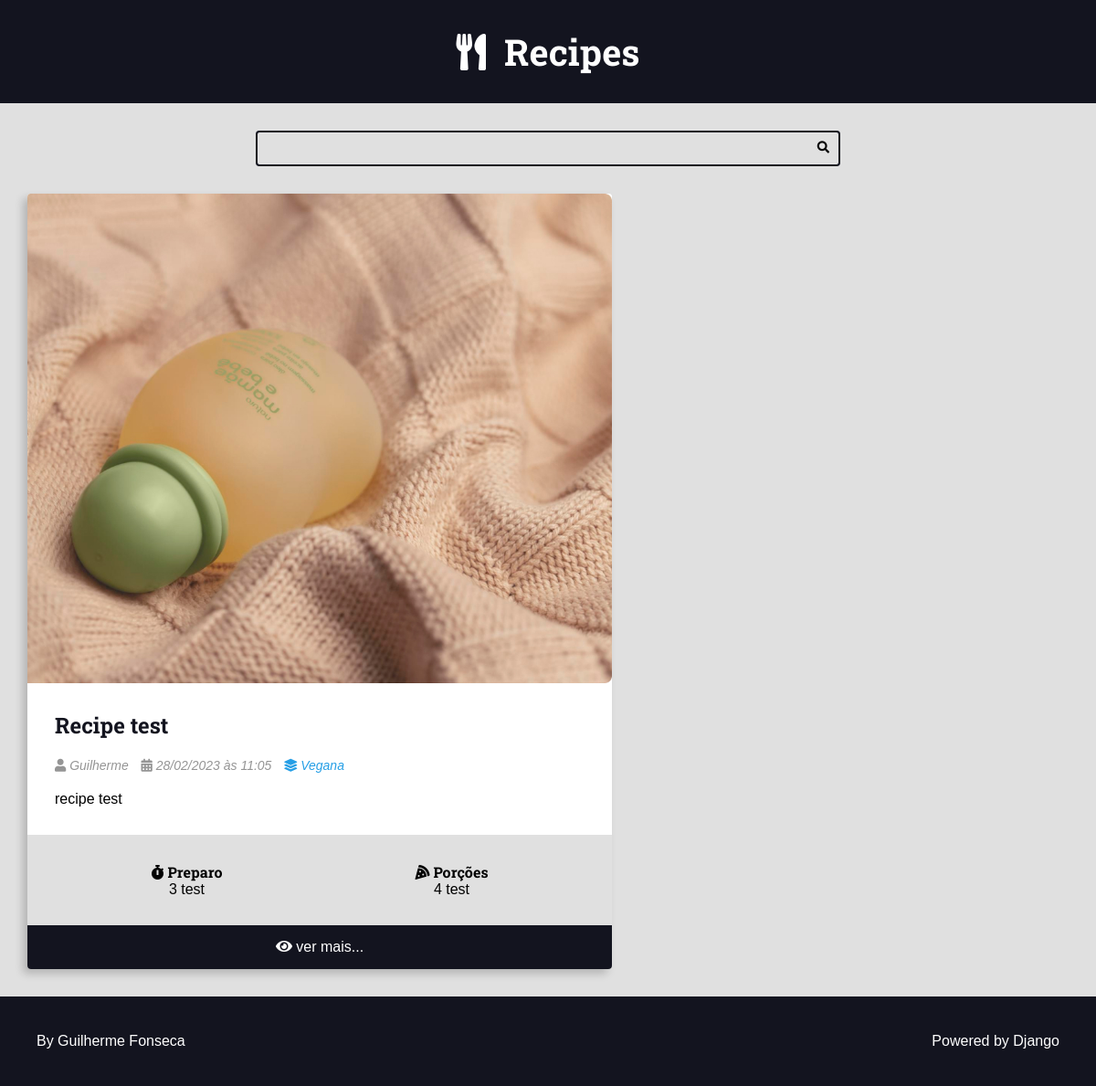
The app's page /, older data.
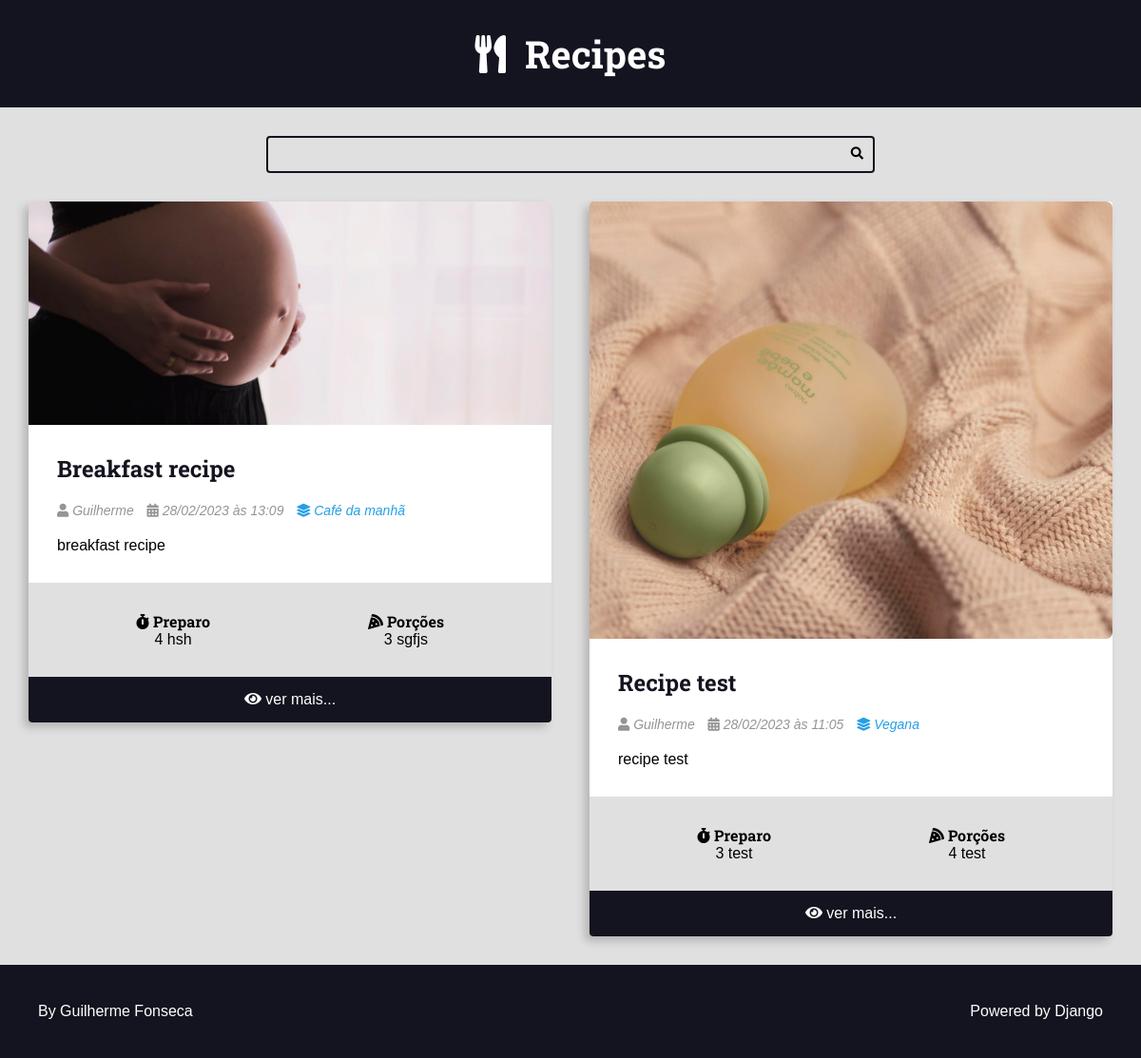
The same page, newer data.
### recipes/models.py (models this page shows, shortened)
class Recipe(models.Model):
    title = models.CharField(max_length=65)
    description = models.CharField(max_length=165)
    slug = models.SlugField()
    preparation_time = models.IntegerField()
    preparation_time_unit = models.CharField(max_length=65)
    servings = models.IntegerField()
    servings_unit = models.CharField(max_length=65)
    preparation_steps = models.TextField()
    preparation_steps_is_html = models.BooleanField(default=False)
    created_at = models.DateTimeField(auto_now_add=True)
    update_at = models.DateTimeField(auto_now=True)
    is_published = models.BooleanField(default=False)
    cover = models.ImageField(upload_to='recipes/cover/%Y/%m/%d/')
    category = models.ForeignKey(Category, on_delete=models.SET_NULL, null=True, blank=True, default=None)
    author = models.ForeignKey(User, on_delete=models.SET_NULL, null=True)

class Category(models.Model):
    name = models.CharField(max_length=65)

### recipes/views.py (the view)
# urls.py: 2. Add a URL to urlpatterns:  path('', views.home, name='home')
def home(request):
    recipes = Recipe.objects.filter(
        is_published=True,
    ).order_by("-id")
    return render(
        request, "recipes/pages/home.html", context={"recipes": recipes}
    )

### recipes/templates/recipes/pages/home.html (shortened to what this page needs)
{%extends 'global/base.html' %}
{%block content%}
    <div class="main-content main-content-list container">
        {% for recipe in recipes %}
    {% include 'recipes/partials/recipe.html' %}
{% empty %}
    <div class="center m-y">
        <h1>No recipes found here 🥲</h1>
    </div>
{% endfor %}
    </div>
 {%endblock%}

### base_templates/global/base.html (shortened to what this page needs)
{%include 'recipes/partials/header.html'%}
{%include 'recipes/partials/search.html'%}
<!DOCTYPE html>
<html lang="pt-BR">
<head>
    {% include 'recipes/partials/head.html' %}
</head>
<main class="main-content-container">
   {% block content %}
   {% endblock %}
    </main>
    {% include 'recipes/partials/footer.html' %}

### recipes/templates/recipes/partials/header.html
<header class="main-header-container">
    <div class="main-header container">
        <h1>
            <a class="main-logo" href="{% url 'recipes:home' %}">
                <i class="fas fa-utensils main-logo-icon"></i>
                <span class="main-logo-text">Recipes</span>
            </a>
        </h1>
    </div>
</header>

### recipes/templates/recipes/partials/search.html
<div class="search-container">
    <div class="container">
        <form action="" class="search-form">
            <input type="search" class="search-input" name="search">
            <button type="submit" class="search-button"><i class="fas fa-search"></i></button>
        </form>
    </div>
</div>

### recipes/templates/recipes/partials/head.html (shortened to what this page needs)
{% load static %}
<link rel="stylesheet" href="https://cdnjs.cloudflare.com/ajax/libs/font-awesome/5.15.4/css/fontawesome.min.css"
 />
<link rel="stylesheet" href="https://cdnjs.cloudflare.com/ajax/libs/font-awesome/5.15.4/css/brands.min.css"
 />
<link rel="stylesheet" href="https://cdnjs.cloudflare.com/ajax/libs/font-awesome/5.15.4/css/solid.min.css"
 />
    <link rel="stylesheet" href="{% static 'recipes/css/styles.css' %}">
<link rel="stylesheet" href="{% static 'global/css/global-style.css' %}">

### recipes/templates/recipes/partials/recipe.html (shortened to what this page needs)
<div class="recipe recipe-list-item">
    <div class="recipe-cover">
        <a href="{% url 'recipes:recipe' recipe.id %}">
            <img src="{{ recipe.cover.url }}" alt="Temporário">
        </a>
    </div>
    <div class="recipe-title-container">
        <h2 class="recipe-title">
            <a href="{% url 'recipes:recipe' recipe.id %}">
                {{ recipe.title }}
            </a>
        </h2>
    </div>
    <div class="recipe-author">
        {%if recipe.author is not None %}
        <span class="recipe-author-item">
            <i class="fas fa-user"></i>
            {%if recipe.author.first_name %}
            {{ recipe.author.first_name }} {{ recipe.author.last_name }}
            {% else %}
            {{recipe.author.username}}
            {%endif%}
        </span>
        {%endif%}
        <span class="recipe-author-item">
            <i class="fas fa-calendar-alt"></i>
            {{ recipe.created_at|date:"d/m/Y" }} às {{ recipe.created_at|date:"H:i" }}
        </span>
        {%if recipe.category is not None%}
        <span class="recipe-author-item">
            <a href="{% url 'recipes:category' recipe.category.id%}">
                <i class="fas fa-layer-group"></i>
                <span>{{ recipe.category.name }}</span>
            </a>
        </span>
        {%endif%}
    </div>
    <div class="recipe-content">
        <p>{{ recipe.description }}</p>
    </div>
    <div class="recipe-meta-container">
        <div class="recipe-meta recipe-preparation">
            <h3 class="recipe-meta-title"><i class="fas fa-stopwatch"></i> Preparo</h3>
            <div class="recipe-meta-text">
                {{ recipe.preparation_time }} {{ recipe.preparation_time_unit }}
            </div>
        </div>
        <div class="recipe-meta recipe-servings">
            <h3 class="recipe-meta-title"><i class="fas fa-pizza-slice"></i> Porções</h3>
            <div class="recipe-meta-text">
                {{ recipe.servings }} {{ recipe.servings_unit }}
            </div>
        </div>
    </div>
    {% if is_detail_page is not True %}
    <footer class="recipe-footer">
        <a class="recipe-read-more button button-dark button-full-width" href="{% url 'recipes:recipe' recipe.id %}">
            <i class="fas fa-eye"></i>
            <span>ver mais...</span>
        </a>
    </footer>
{% endif %}
</div>

### recipes/templates/recipes/partials/footer.html
<footer class="main-footer">
    <div class="developer">
      <a href="#" target="_blank" rel="noreferrer noopener">By Guilherme Fonseca</a>
    </div>
    <div class="powered">
      <a href="https://www.djangoproject.com/" target="_blank" rel="noreferrer noopener">Powered by Django</a>
    </div>
  </footer>

### recipes/static/recipes/css/styles.css (style rules this page uses)
:root { --color-primary: #269fe6; --color-primary-hover: #2086c2; --color-primary-dark: #13141f; --color-primary-dark-hover: #212336; --color-primary-light: #d4ecfa; --color-primary-light-hover: #bdd8e7; --color-white: #fff; --color-black: #000; --color-dark-text: #444; --color-info-light: #cce5ff; --color-debug-light: #cce5ff; --color-success-light: #d4edda; --color-alert-light: #fff3cd; --color-warning-light: #fff3cd; --color-error-light: #f8d7da; --color-info-dark: #4d86c4; --color-debug-dark: #4d86c4; --color-success-dark: #4a9c5d; --color-alert-dark: #927f40; --color-warning-dark: #927f40; --color-error-dark: #da525d; --color-gray-0: #f9f9f9; --color-gray-1: #e0e0e0; --color-gray-2: #c7c7c7; --color-gray-3: #aeaeae; --color-gray-4: #959595; --color-gray-5: #7d7d7d; --color-gray-6: #646464; --color-gray-7: #4b4b4b; --color-gray-8: #323232; --color-gray-9: #191919; --font-primary: sans-serif; --font-headings: 'Roboto Slab', serif; --spacing-gutter-medium: 3rem; --spacing-gutter-large: 4rem; }
* { padding: 0; margin: 0; box-sizing: border-box; }
html { font-size: 62.5%; }
h1, h2, h3, h4, h5, h6 { font-family: var(--font-headings); }
.container { margin: 0 auto; max-width: 144rem; padding: var(--spacing-gutter-medium); }
.main-header-container { background: var(--color-primary-dark); }
.main-logo { font-size: 4rem; color: var(--color-white); text-decoration: none; display: flex; flex-flow: row nowrap; align-items: center; justify-content: center; width: fit-content; margin: 0 auto; }
.main-logo-icon { margin-right: 2rem; }
.search-form { border: .2rem solid var(--color-primary-dark); max-width: 64rem; margin: 0 auto; border-radius: .4rem; position: relative; transition: all 300ms ease-in-out; }
.search-input, .search-button { border: none; background: none; outline: none; padding: 1rem; transition: all 300ms ease-in-out; }
.search-input { width: 100%; padding-right: 3rem; }
.search-button { position: absolute; top: 0; right: 0; }
.main-content { padding-top: 0; }
.main-content-list { display: grid; grid-template-columns: repeat(auto-fit, minmax(340px, 1fr)); gap: var(--spacing-gutter-large); }
.recipe { background: var(--color-white); box-shadow: -5px 5px 10px rgba(0, 0, 0, .2); transform: scale(1); transition: all 300ms ease-in-out; border-radius: .4rem; overflow: hidden; }
.recipe img { max-width: 100%; }
.recipe-list-item { max-width: 64rem; height: fit-content; }
.recipe-title-container { padding: var(--spacing-gutter-medium); padding-bottom: 2rem; }
.recipe-author { padding: 0 var(--spacing-gutter-medium); }
.recipe-content { padding: var(--spacing-gutter-medium); padding-top: 2rem; }
.recipe-title-container a { text-decoration: none; color: var(--color-primary-dark); }
.recipe-author-item { color: var(--color-gray-4); margin-right: 1rem; font-style: italic; font-size: 1.4rem; }
.recipe-author a { color: var(--color-primary); transition: all 300ms ease-in-out; text-decoration: none; }
.recipe-meta-container { display: flex; flex-flow: row wrap; padding: var(--spacing-gutter-medium); background: var(--color-gray-1); }
.recipe-meta { display: flex; flex-flow: column nowrap; flex-shrink: 1; flex-grow: 1; text-align: center; }
.recipe-meta-title { font-size: 1.6rem; }
.recipe-footer a { background: var(--color-primary-dark); display: block; color: var(--color-white); text-decoration: none; text-align: center; padding: 1.5rem var(--spacing-gutter-medium); transition: all 300ms ease-in-out; }
.main-footer { display: flex; align-items: center; justify-content: space-between; background: var(--color-primary-dark); color: var(--color-white); padding: var(--spacing-gutter-large); }
.main-footer a { color: var(--color-white); text-decoration: none; transition: all 300ms ease-in-out; }

Row changes from the older to the newer data that the page shows:
added Recipe: cover (picture), title "Breakfast recipe", author.username "Guilherme", created_at "28/02/2023", created_at "13:09", category.name "Café da manhã", description "breakfast recipe", preparation_time "4", preparation_time_unit "hsh", servings "3", servings_unit "sgfjs"
